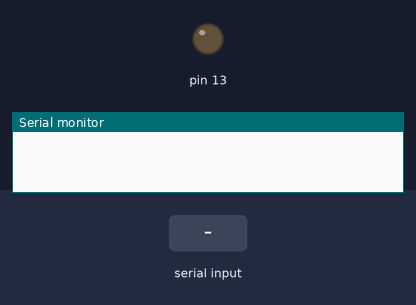
Bench run of a sketch on a simulated Arduino Uno, built with avr-gcc and run on an emulated ATmega328P. Parts: output pins drawn as LEDs (lit = HIGH), the last lines printed to the serial monitor. Dashed ring = blinking. Inputs (shaded band) come from the test bench.

Above: at 1.2 s.
1.3 s: "b" received over Serial
At 1.55 s:
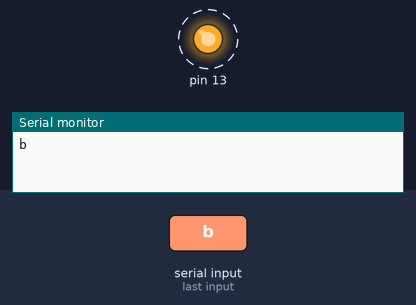
3.1 s: "h" received over Serial
At 4.3 s:
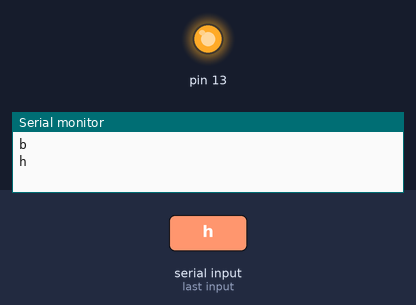
4.6 s: "1" received over Serial
At 5.5 s:
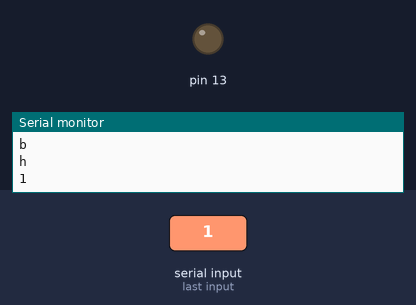
Timing chart, 0 to 7.6 s (numbered marks = the images above; inputs shaded):
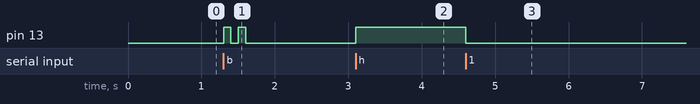

Measured:
- after the input at 1.3 s, pin 13: alternates HIGH for 0.10 s and LOW for 0.10 s, 4 changes in all, then stays LOW, starting at once
- after the input at 3.1 s, pin 13: LOW → HIGH at once
- after the input at 4.6 s, pin 13: HIGH → LOW at once

The sketch:

serial.ino
```cpp
void setup() {
  // open the serial port:
Serial.begin(9600);
  // initialize control over the keyboard:
  pinMode(13, OUTPUT);

}

void blinktwice()
{
   digitalWrite(13, LOW);
   digitalWrite(13, HIGH);
   delay(100);
   digitalWrite(13, LOW);
   delay(100);
   digitalWrite(13, HIGH);
   delay(100);
   digitalWrite(13, LOW);

}

void loop() {
  // check for incoming serial data:
  if (Serial.available() > 0) {
    // read incoming serial data:
    char inChar = Serial.read();

    if (true) { Serial.println(inChar); }

    // Typing 'h' in the serial monitor will turn on LED on pin 13
    // Typing anything else will make it LOW

    if(inChar == 'h') { digitalWrite(13, HIGH); }
    else if(inChar == 'b') { blinktwice(); }
    else {
      digitalWrite(13, LOW);
         }

  }
}
```
